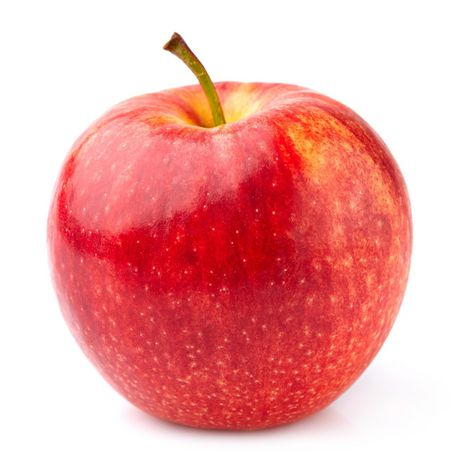
#> input picture Images & Videos/apple.jpeg, 460 x 460 px
$ python Feature_Matching_3.py
#> lines starting #> are read from the running program, lines starting #| are printed output that depends on the picture
# FLANN based Matcher
import cv2 as cv

apple = cv.imread('../Images & Videos/apple.jpeg', 0)
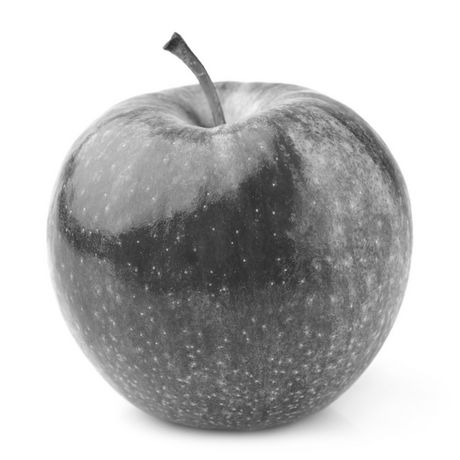
#> apple: shape (460, 460); min 41, max 255, mean 188.5
fruits = cv.imread('../Images & Videos/fruits_basket.jfif', 0)
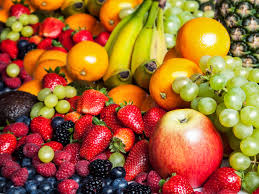
#> input picture Images & Videos/fruits_basket.jfif, 259 x 194 px
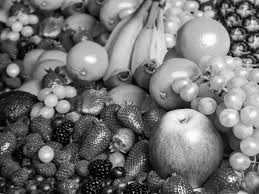
#> fruits: shape (194, 259); min 0, max 255, mean 114.1
# creating sift obj
sift = cv.xfeatures2d.SIFT_create()
# detect & compute matches
kp1, des1 = sift.detectAndCompute(apple, None)
#> kp1 = 511 keypoints; strongest (x, y, size): (175, 44, 12.9), (223, 257, 167.7), (196, 65, 10.4), (387, 166, 13.9)
kp2, des2 = sift.detectAndCompute(fruits, None)
#> kp2 = 713 keypoints; strongest (x, y, size): (13, 70, 7.3), (47, 154, 9.3), (119, 172, 2.4), (47, 188, 2.7)
# FLANN
FLANN_INDEX_KDTREE = 0
index_params = dict(algorithm=FLANN_INDEX_KDTREE, trees=5)
search_params = dict(check=50)
flann = cv.FlannBasedMatcher(index_params, search_params)
# calculate matches by comparing them
# k is the number of best matches between both descriptors
# calculate in this case its top 2 matches
matches = flann.knnMatch(des1, des2, k=2)
#> matches = 511 matches
matches_mask = [[0, 0] for i in range(len(matches))]
#> matches_mask = 511 pairs, first value 0 to 0, second value 0 to 0
for i, (match1, match2) in enumerate(matches):
    # if match1 dist < 75% of match2 distance
    # then discriptor was good match else bad
    if match1.distance < 0.75 * match2.distance:
        matches_mask[i] = [1, 0]
#> after the loop, matches_mask = 511 pairs, first value 0 to 1, second value 0 to 0
# manually applying color to represent matches
draw_params = dict(matchColor=(0, 255, 0),
                   singlePointColor=(255, 0, 0),
                   matchesMask=matches_mask,
                   flags=0)  # flags=0 will show lines with points and flags=2 will show only lines
#> draw_params = 4 items
# draw matches
apple_matches = cv.drawMatchesKnn(apple, kp1, fruits, kp2, matches, None, **draw_params)  # None->no mask needed
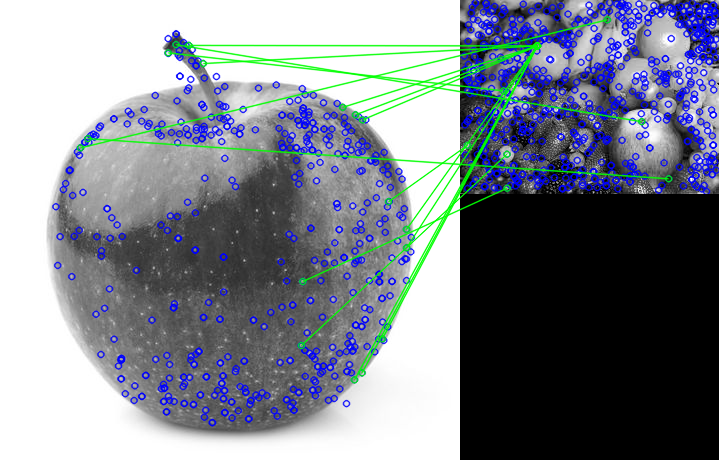
#> apple_matches: shape (460, 719, 3); mean of channels 0, 1, 2 142.3, 132.1, 126.6; drawn as B, G, R
cv.imshow('show', apple_matches)
cv.waitKey(0)
cv.destroyAllWindows()
